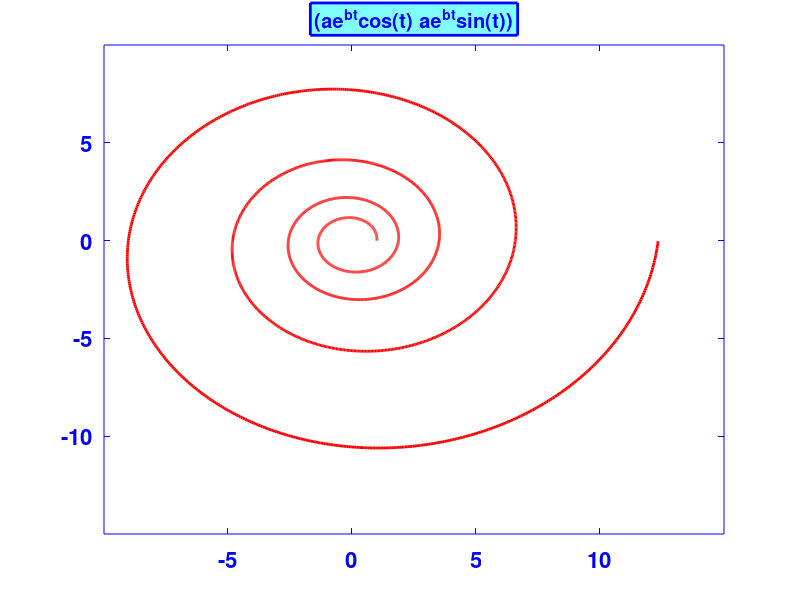

MATLAB code to generate this figure:
a = 1; b=.1;
t = 0:0.01:8*pi;
x = a * exp(b*t).*cos(t);
y = a*exp(b*t).*sin(t);
figure,plot(x,y, 'r', 'LineWidth', 2), box on
set(gca, 'FontSize', 16, 'FontWeight', 'Bold', ...
    'XColor',[0 0 1], 'YColor', [0 0 1], ...
    'XTick',[-5 0 5 10], 'YTick', [-10 -5 0 5])
title('\fontsize{20}\color{blue}(ae^{bt}cos(t) ae^{bt}sin(t))' ,...
    'BackgroundColor', [0.5 1 1],...
    'EdgeColor', 'b', 'LineWidth', 2);
